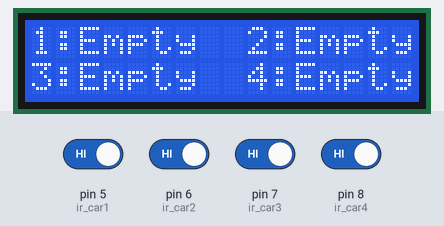
A sketch run on a simulated Arduino Uno, built with avr-gcc and run on an emulated ATmega328P. Parts: 16×2 character LCD. Inputs (shaded band) come from the test bench; at power-on: pin 5 (ir_car1), pin 6 (ir_car2), pin 7 (ir_car3), pin 8 (ir_car4) HIGH.

Above: at 4.2 s.
4.3 s: pin 5 (ir_car1) driven LOW
At 5.5 s:
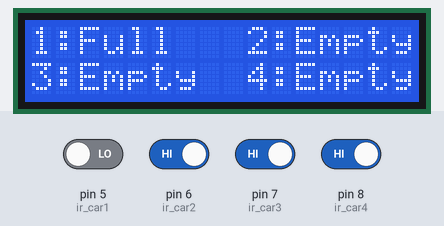
5.8 s: pin 6 (ir_car2) driven LOW
At 6.2 s:
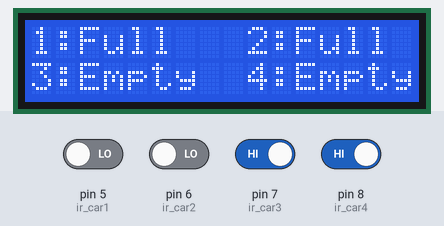
7.3 s: pin 7 (ir_car3) driven LOW
At 8.0 s:
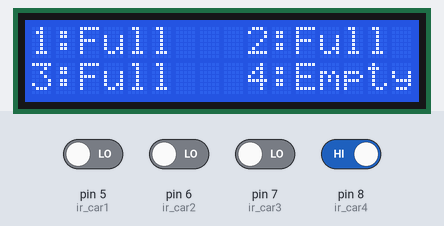
8.8 s: pin 8 (ir_car4) driven LOW
At 9.9 s:
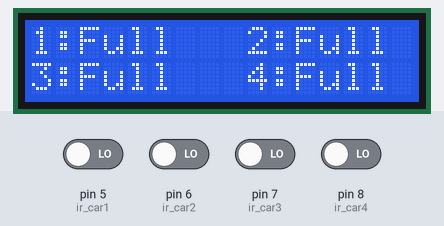
10.3 s: pin 5 (ir_car1) driven HIGH
At 10.6 s:
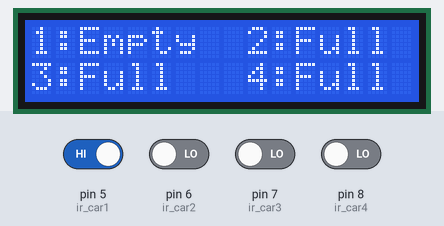
11.8 s: pin 6 (ir_car2) driven HIGH
At 12.4 s:
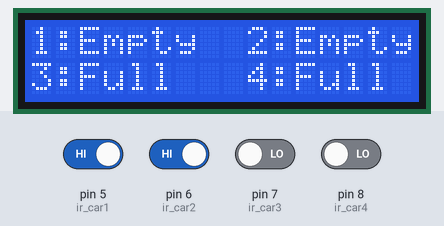
Timing chart, 0 to 14.3 s (numbered marks = the images above; inputs shaded):
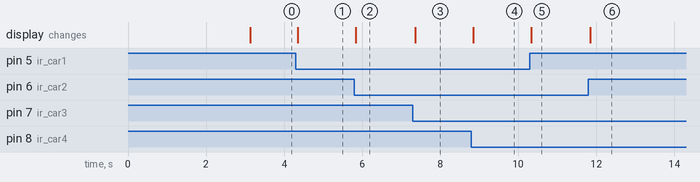

Measured:
- after the input at 4.3 s, the display: changes after 0.05 s (image 1)
- after the input at 5.8 s, the display: changes at once (image 2)
- after the input at 7.3 s, the display: changes after 0.06 s (image 3)
- after the input at 8.8 s, the display: changes after 0.05 s (image 4)
- after the input at 10.3 s, the display: changes at once (image 5)
- after the input at 11.8 s, the display: changes after 0.05 s (image 6)

The sketch:

Code_Part_2__Parking_Slots_.ino
```cpp
#include <Servo.h>
#include <Wire.h>
#include <LiquidCrystal_I2C.h>
LiquidCrystal_I2C lcd(0x27, 16, 2);

Servo myservo;

#define ir_car1 5
#define ir_car2 6
#define ir_car3 7
#define ir_car4 8

int S1 = 0, S2 = 0, S3 = 0, S4 = 0;

int slot = 4;

void setup() {
  Serial.begin(9600);

  pinMode(ir_car1, INPUT);
  pinMode(ir_car2, INPUT);
  pinMode(ir_car3, INPUT);
  pinMode(ir_car4, INPUT);

  lcd.init();
  lcd.backlight();
  lcd.setCursor(0, 0);
  lcd.print("  Car  Parking  ");
  lcd.setCursor(0, 1);
  lcd.print("     System     ");
  delay(3000);
  lcd.clear();

  Read_Sensor();

}

void loop() {

  Read_Sensor();

  lcd.setCursor(0, 0);
  if (S1 == 1) {
    lcd.print("1:Full ");
  } else {
    lcd.print("1:Empty");
  }

  lcd.setCursor(9, 0);
  if (S2 == 1) {
    lcd.print("2:Full ");
  } else {
    lcd.print("2:Empty");
  }

  lcd.setCursor(0, 1);
  if (S3 == 1) {
    lcd.print("3:Full ");
  } else {
    lcd.print("3:Empty");
  }

  lcd.setCursor(9, 1);
  if (S4 == 1) {
    lcd.print("4:Full ");
  } else {
    lcd.print("4:Empty");
  }
}

void Read_Sensor() {
  S1 = 0, S2 = 0, S3 = 0, S4 = 0;

  if (digitalRead(ir_car1) == 0) {
    S1 = 1;
  }
  if (digitalRead(ir_car2) == 0) {
    S2 = 1;
  }
  if (digitalRead(ir_car3) == 0) {
    S3 = 1;
  }
  if (digitalRead(ir_car4) == 0) {
    S4 = 1;
  }
}
```
